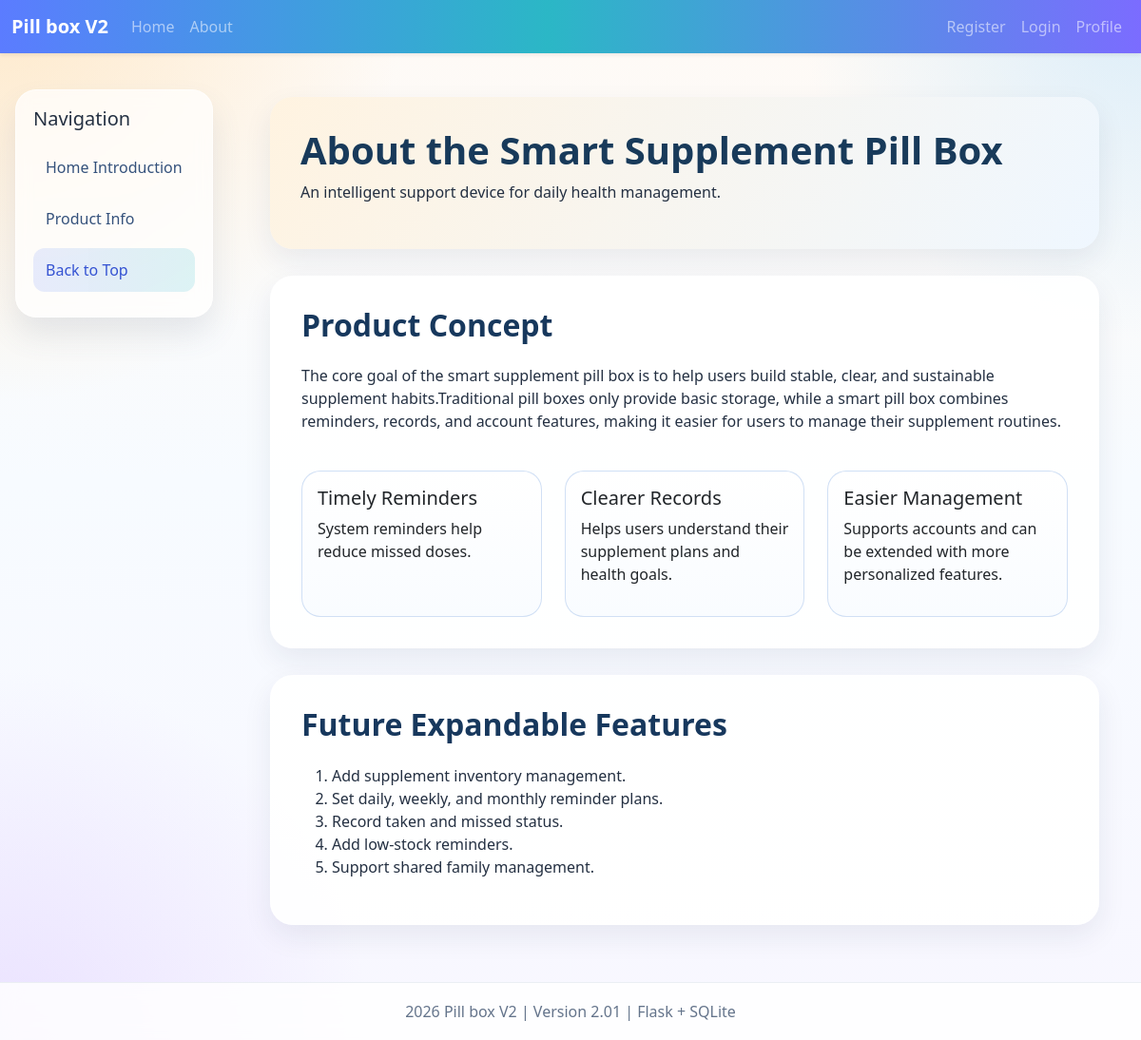
/about, run on the app's committed database.
### tables this page shows
CREATE TABLE content_block (
            id INTEGER PRIMARY KEY AUTOINCREMENT,
            block_key TEXT UNIQUE NOT NULL,
            block_value TEXT NOT NULL
        );

### Pill_box_V2_01_English/Pill_box_V2_01_English/app.py (the view)
@app.route("/about")
def about():
    blocks = get_content_blocks()
    return render_template("about.html", blocks=blocks)

### Pill_box_V2_01_English/Pill_box_V2_01_English/app.py (called while the page is built)
def get_db_connection():
    try:
        conn = sqlite3.connect(DATABASE)
        conn.row_factory = sqlite3.Row
        return conn
    except sqlite3.DatabaseError as e:
        logger.error(f"Database connection failed: {e}")
        raise

def get_content_blocks():
    conn = get_db_connection()
    rows = conn.execute("SELECT block_key, block_value FROM content_block").fetchall()
    conn.close()
    blocks = DEFAULT_CONTENT_BLOCKS.copy()
    for row in rows:
        blocks[row["block_key"]] = row["block_value"]
    return blocks

@app.context_processor
def inject_global_data():
    return {
        "project_name": app.config["PROJECT_NAME"],
        "project_version": app.config["PROJECT_VERSION"],
    }

### Pill_box_V2_01_English/Pill_box_V2_01_English/templates/about.html (shortened to what this page needs)
{% extends "base.html" %}
{% block content %}
<section class="page-header colorful-header">
    <h1>{{ blocks.about_intro_title }}</h1>
    <p>An intelligent support device for daily health management.</p>
</section>
<section id="features" class="section-block">
    <h2 class="section-title">Product Concept</h2>
    <p>{{ blocks.about_intro_body }}</p>
    <div class="row g-4 mt-2">
        <div class="col-md-4">
            <div class="card h-100 feature-card">
                <div class="card-body">
                    <h5>Timely Reminders</h5>
                    <p>System reminders help reduce missed doses.</p>
                </div>
            </div>
        </div>
        <div class="col-md-4">
            <div class="card h-100 feature-card">
                <div class="card-body">
                    <h5>Clearer Records</h5>
                    <p>Helps users understand their supplement plans and health goals.</p>
                </div>
            </div>
        </div>
        <div class="col-md-4">
            <div class="card h-100 feature-card">
                <div class="card-body">
                    <h5>Easier Management</h5>
                    <p>Supports accounts and can be extended with more personalized features.</p>
                </div>
            </div>
        </div>
    </div>
</section>
<section id="usage" class="section-block bg-soft">
    <h2 class="section-title">Future Expandable Features</h2>
    <ol>
        <li>Add supplement inventory management.</li>
        <li>Set daily, weekly, and monthly reminder plans.</li>
        <li>Record taken and missed status.</li>
        <li>Add low-stock reminders.</li>
        <li>Support shared family management.</li>
    </ol>
</section>
{% endblock %}

### Pill_box_V2_01_English/Pill_box_V2_01_English/static/css/custom.css (style rules this page uses)
html { scroll-behavior: smooth; }
body { background: radial-gradient(circle at top left, rgba(255, 214, 153, 0.45), transparent 26%), radial-gradient(circle at top right, rgba(156, 214, 255, 0.35), transparent 22%), radial-gradient(circle at bottom left, rgba(198, 170, 255, 0.28), transparent 24%), linear-gradient(180deg, #fffaf5 0%, #f7fbff 46%, #f8f7ff 100%); padding-top: 70px; color: #243042; min-height: 100vh; }
.section-block { background: rgba(255, 255, 255, 0.88); padding: 32px; border-radius: 24px; margin-bottom: 28px; box-shadow: 0 12px 30px rgba(21, 40, 72, 0.08); border: 1px solid rgba(255,255,255,0.66); }
.section-title { margin-bottom: 22px; font-weight: 800; color: #17385d; }
.feature-card { border: 1px solid rgba(205, 221, 244, 0.9); border-radius: 20px; transition: 0.2s ease; background: linear-gradient(180deg, #ffffff 0%, #f9fcff 100%); }
.page-header { background: rgba(255,255,255,0.88); padding: 32px; border-radius: 24px; margin-bottom: 28px; box-shadow: 0 12px 30px rgba(21, 40, 72, 0.08); }
.colorful-header { background: linear-gradient(120deg, rgba(255, 243, 224, 0.95), rgba(239, 247, 255, 0.96)); }
.page-header h1 { font-weight: 800; color: #183a5a; }

### data on the page
content_block: about_intro_title "About the Smart Supplement Pill Box"
content_block: about_intro_body "The core goal of the smart supplement pill box is to help users build stable, clear, and sustainable supplement habits.Traditional pill boxes only provide basic storage, while a smart pill box combines reminders, records, and account features, making it easier for users to manage their supplement routines."

### other printed values
{{ project_name }} "Pill box V2"
{{ project_version }} "2.01"
